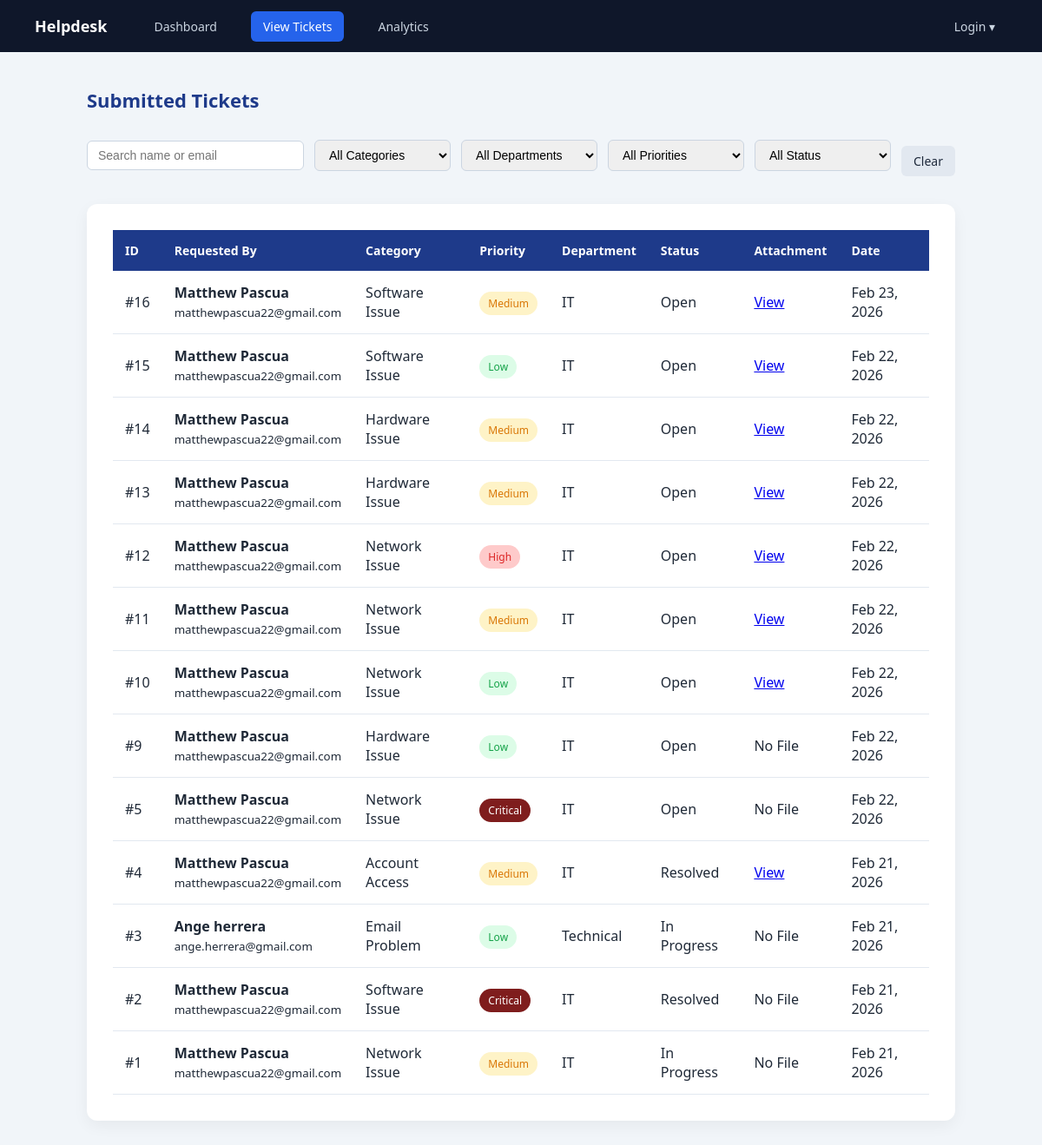
/ticketing/view_tickets.php, run on the app's committed database.
### tables this page shows
CREATE TABLE `employee_tickets` (
  `id` int(11) NOT NULL,
  `user_id` int(11) NOT NULL,
  `subject` varchar(255) NOT NULL,
  `category` varchar(100) NOT NULL,
  `priority` enum('Low','Medium','High','Critical') NOT NULL,
  `department` enum('IT','HR','Marketing','Admin','Technical','Accounting','Supply Chain','MPDC','E-Comm') DEFAULT NULL,
  `assigned_department` enum('IT','HR','Marketing','Admin','Technical','Accounting','Supply Chain','MPDC','E-Comm') DEFAULT NULL,
  `description` text DEFAULT NULL,
  `attachment` varchar(255) DEFAULT NULL,
  `status` enum('Open','In Progress','Resolved') DEFAULT 'Open',
  `created_at` timestamp NOT NULL DEFAULT current_timestamp(),
  `is_read` tinyint(1) DEFAULT 0
);

CREATE TABLE `users` (
  `id` int(11) NOT NULL,
  `name` varchar(100) NOT NULL,
  `email` varchar(100) NOT NULL,
  `department` varchar(100) NOT NULL,
  `password` varchar(255) NOT NULL,
  `role` enum('admin','employee') DEFAULT 'employee',
  `created_at` timestamp NOT NULL DEFAULT current_timestamp(),
  `otp_code` varchar(10) DEFAULT NULL,
  `is_verified` tinyint(1) DEFAULT 0
);

### ticketing/view_tickets.php (the view, shortened to what this page needs)
<?php
require_once 'config/database.php';
$search     = $_GET['search']     ?? '';
$sql = "
    SELECT employee_tickets.*, users.name, users.email
    FROM employee_tickets
    JOIN users ON employee_tickets.user_id = users.id
    WHERE 1
";
$sql .= " ORDER BY employee_tickets.created_at DESC";
$result = $conn->query($sql);
?>
<!DOCTYPE html>
<html>
<head>
<link rel="stylesheet" href="css/style.css">
</head>
<body>
<?php include 'navbar.php'; ?>
<div class="main-content">
<div class="content-wrapper">
<h1 class="page-title">Submitted Tickets</h1>
<div class="filter-bar">
<form method="GET" id="filterForm">
<input type="text"
       name="search"
       id="searchInput"
       placeholder="Search name or email"
       value="<?= htmlspecialchars($search); ?>">
<select name="category" onchange="submitForm()">
    <option value="">All Categories</option>
</select>
<select name="department" onchange="submitForm()">
    <option value="">All Departments</option>
</select>
<select name="priority" onchange="submitForm()">
    <option value="">All Priorities</option>
</select>
<select name="status" onchange="submitForm()">
    <option value="">All Status</option>
</select>
<a href="view_tickets.php" class="clear-btn">Clear</a>
</form>
</div>
<div class="card">
<table>
<tr>
<th>ID</th>
<th>Requested By</th>
<th>Category</th>
<th>Priority</th>
<th>Department</th>
<th>Status</th>
<th>Attachment</th>
<th>Date</th>
</tr>
<?php while($row = $result->fetch_assoc()) { ?>
<tr>
<td>#<?= $row['id']; ?></td>
<td>
<strong><?= htmlspecialchars($row['name']); ?></strong><br>
<small><?= htmlspecialchars($row['email']); ?></small>
</td>
<td><?= htmlspecialchars($row['category']); ?></td>
<td>
<span class="badge badge-<?= strtolower($row['priority']); ?>">
<?= htmlspecialchars($row['priority']); ?>
</span>
</td>
<td><?= htmlspecialchars($row['department']); ?></td>
<td><?= htmlspecialchars($row['status']); ?></td>
<td>
<?php if(!empty($row['attachment'])) { ?>
<a href="uploads/<?= $row['attachment']; ?>" target="_blank">View</a>
<?php } else { ?>
No File
<?php } ?>
</td>
<td><?= date("M d, Y", strtotime($row['created_at'])); ?></td>
</tr>
<?php } ?>
</table>
</div>
</div>
</div>
</body>
</html>

### ticketing/css/style.css (style rules this page uses)
* { margin: 0; padding: 0; box-sizing: border-box; }
body { font-family: 'Segoe UI', Tahoma, sans-serif; background-color: #F1F5F9; color: #1F2937; }
.main-content { padding: 40px; }
.content-wrapper { max-width: 1000px; margin: auto; }
.page-title { font-size: 22px; margin-bottom: 25px; color: #1E3A8A; }
.card { background: white; padding: 30px; border-radius: 12px; box-shadow: 0 6px 18px rgba(0,0,0,0.05); margin-bottom: 25px; }
input, select, textarea { width: 100%; padding: 10px; margin: 6px 0 18px 0; border-radius: 8px; border: 1px solid #E2E8F0; font-size: 14px; }
table { width: 100%; border-collapse: collapse; }
th { background-color: #1E3A8A; color: white; padding: 14px; text-align: left; font-size: 14px; }
td { padding: 14px; border-bottom: 1px solid #E2E8F0; }
.badge { padding: 5px 10px; border-radius: 20px; font-size: 12px; font-weight: 500; }
.badge-low { background: #DCFCE7; color: #16A34A; }
.badge-medium { background: #FEF3C7; color: #D97706; }
.badge-high { background: #FECACA; color: #DC2626; }
.badge-critical { background: #7F1D1D; color: white; }
.filter-bar form { display: flex; gap: 12px; align-items: center; flex-wrap: nowrap; margin-bottom: 20px; }
.filter-bar input, .filter-bar select { padding: 8px 12px; border-radius: 6px; border: 1px solid #CBD5E1; }
.filter-bar input { flex: 1; min-width: 250px; }
.clear-btn { padding: 8px 14px; background: #E2E8F0; color: #1E293B; border-radius: 6px; text-decoration: none; font-size: 14px; transition: 0.2s; }

### data on the page
employee_tickets: id "16", user.name "Matthew Pascua", user.email "matthewpascua22@gmail.com", category "Software Issue", priority "Medium", department "IT", status "Open", created_at "Feb 23, 2026"
employee_tickets: id "15", user.name "Matthew Pascua", user.email "matthewpascua22@gmail.com", category "Software Issue", priority "Low", department "IT", status "Open", created_at "Feb 22, 2026"
employee_tickets: id "14", user.name "Matthew Pascua", user.email "matthewpascua22@gmail.com", category "Hardware Issue", priority "Medium", department "IT", status "Open", created_at "Feb 22, 2026"
employee_tickets: id "13", user.name "Matthew Pascua", user.email "matthewpascua22@gmail.com", category "Hardware Issue", priority "Medium", department "IT", status "Open", created_at "Feb 22, 2026"
employee_tickets: id "12", user.name "Matthew Pascua", user.email "matthewpascua22@gmail.com", category "Network Issue", priority "High", department "IT", status "Open", created_at "Feb 22, 2026"
employee_tickets: id "11", user.name "Matthew Pascua", user.email "matthewpascua22@gmail.com", category "Network Issue", priority "Medium", department "IT", status "Open", created_at "Feb 22, 2026"
employee_tickets: id "10", user.name "Matthew Pascua", user.email "matthewpascua22@gmail.com", category "Network Issue", priority "Low", department "IT", status "Open", created_at "Feb 22, 2026"
employee_tickets: id "9", user.name "Matthew Pascua", user.email "matthewpascua22@gmail.com", category "Hardware Issue", priority "Low", department "IT", status "Open", shows "No File", created_at "Feb 22, 2026"
employee_tickets: id "5", user.name "Matthew Pascua", user.email "matthewpascua22@gmail.com", category "Network Issue", priority "Critical", department "IT", status "Open", shows "No File", created_at "Feb 22, 2026"
employee_tickets: id "4", user.name "Matthew Pascua", user.email "matthewpascua22@gmail.com", category "Account Access", priority "Medium", department "IT", status "Resolved", created_at "Feb 21, 2026"
employee_tickets: id "3", user.name "Ange herrera", user.email "ange.herrera@gmail.com", category "Email Problem", priority "Low", department "Technical", status "In Progress", shows "No File", created_at "Feb 21, 2026"
employee_tickets: id "2", user.name "Matthew Pascua", user.email "matthewpascua22@gmail.com", category "Software Issue", priority "Critical", department "IT", status "Resolved", shows "No File", created_at "Feb 21, 2026"
employee_tickets: id "1", user.name "Matthew Pascua", user.email "matthewpascua22@gmail.com", category "Network Issue", priority "Medium", department "IT", status "In Progress", shows "No File", created_at "Feb 21, 2026"
